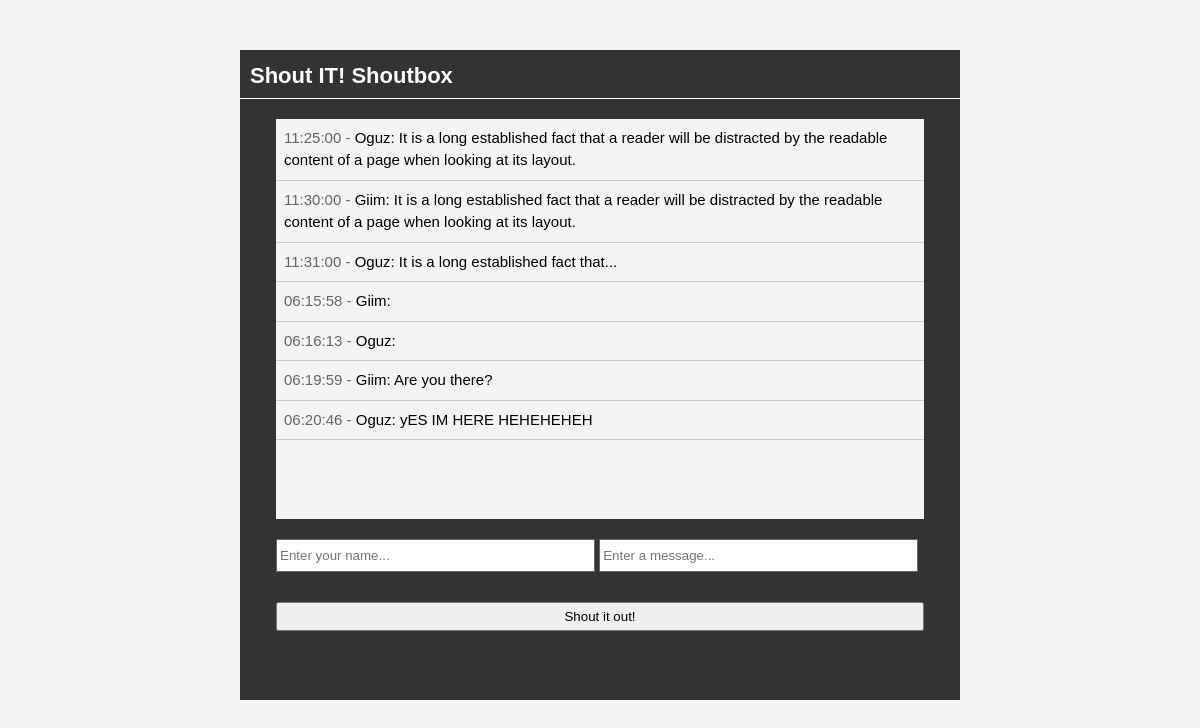
The page / on the database its author committed.
### tables this page shows
CREATE TABLE `shouts` (
  `id` int(11) NOT NULL,
  `user` varchar(50) NOT NULL,
  `message` text NOT NULL,
  `time` time NOT NULL
);

### index.php (the view, shortened to what this page needs)
<?php
include 'database.php';
$query = "SELECT * FROM shouts";
$shouts = mysqli_query($con, $query);
?>
<!DOCTYPE html>
<html lang="en">
<head>
    <link rel="stylesheet" href="./css/style.css">
</head>
<body>
    <div class="container">
        <header>
        <h1>Shout IT! Shoutbox</h1>
        </header>
        <div id="shoutouts">
            <ul>
                <?php while($row = mysqli_fetch_assoc($shouts)) : ?>
                <li class="shout"><span><?php echo $row['time'];?> - </span><?php echo $row['user'] . ": " . $row['message']; ?> </li>
                <?php endwhile; ?>
            </ul>
        </div>
        <div id="input">
            <form action="process.php" method="post">
                <input type="text" name="user" placeholder="Enter your name...">
                <input type="text" name="message" placeholder="Enter a message...">
                <br>
                <input type="submit" value="Shout it out!" name="submit" class="shout-btn">
            </form>
        </div>
    </div>
</body>
</html>

### css/style.css (style rules this page uses)
* { margin: 0; padding: 0; }
body { font-family: arial; font-size: 15px;; line-height: 1.5em; background-color: #f4f4f4; }
.container { background: #333333; margin: 50px auto; overflow: hidden; width: 60%; min-height: 650px; }
header h1 { color: #ffffff; font-size: 22px; padding: 15px 0 10px 10px; border-bottom: 1px solid #ffffff; }
#shoutouts { width: 90%; background: #f4f4f4; height: 400px; margin: 20px auto; overflow: auto; }
.shout { list-style: none; padding: 8px; border-bottom: 1px solid #cccccc; }
span { color: #666666;; }
#input { width: 90%; margin: auto; min-height: 80px; padding: 0; }
#input input[type='text'] { height: 25px; width: 48%; padding: 3px; margin-bottom: 20px; border: #666666 solid 1px; }
#input .shout-btn { padding: 5px; margin-bottom: 30px; width: 100%; margin: 10px auto; }

### rows shown on the page
shouts: time "11:25:00", user "Oguz", message "It is a long established fact that a reader will be distracted by the readable content of a page when looking at its layout."
shouts: time "11:30:00", user "Giim", message "It is a long established fact that a reader will be distracted by the readable content of a page when looking at its layout."
shouts: time "11:31:00", user "Oguz", message "It is a long established fact that..."
shouts: time "06:15:58", user "Giim"
shouts: time "06:16:13", user "Oguz"
shouts: time "06:19:59", user "Giim", message "Are you there?"
shouts: time "06:20:46", user "Oguz", message "yES IM HERE HEHEHEHEH"
